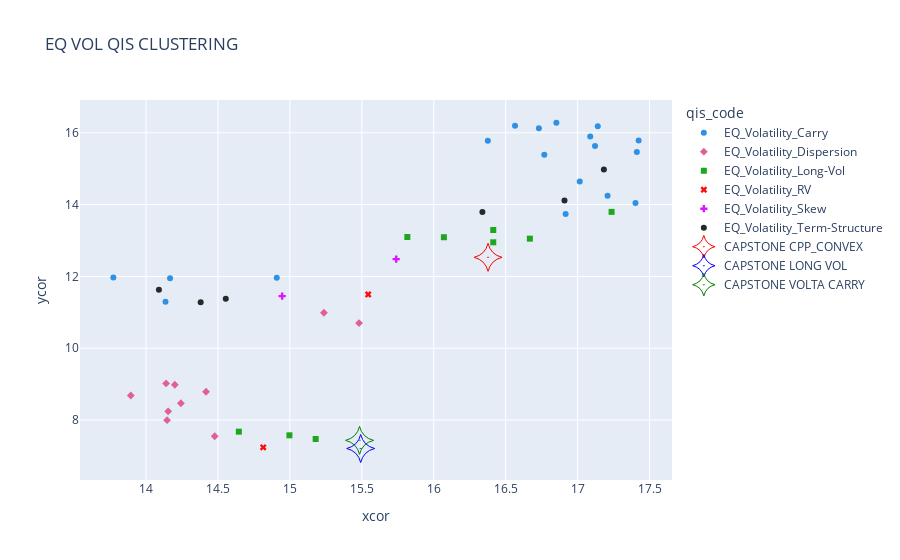

Source (notebook cell):
### Code cell
zdf = udf[(~udf.ticker.isin(['CAPSTONE_CPP_CONVEX', 'CAPSTONE_LONG_VOL', 'CAPSTONE_VOLTA']))].copy()
fig = px.scatter(zdf, x="xcor", y="ycor", hover_data=['ticker', 'qis_code'], color='qis_code', 
                 color_discrete_sequence=px.colors.qualitative.Dark24 , symbol='qis_code', title="EQ VOL QIS CLUSTERING")
fig.add_trace(go.Scatter(mode='markers', x=[udf.loc['CAPSTONE_CPP_CONVEX'].xcor], y=[udf.loc['CAPSTONE_CPP_CONVEX'].ycor],
                         name='CAPSTONE CPP_CONVEX', marker=dict(color='red', size=20, symbol='star-diamond-open-dot')))
fig.add_trace(go.Scatter(mode='markers', x=[udf.loc['CAPSTONE_LONG_VOL'].xcor], y=[udf.loc['CAPSTONE_LONG_VOL'].ycor],
                         name='CAPSTONE LONG VOL', marker=dict(color='blue', size=20, symbol='star-diamond-open-dot')))
fig.add_trace(go.Scatter(mode='markers', x=[udf.loc['CAPSTONE_VOLTA'].xcor], y=[udf.loc['CAPSTONE_VOLTA'].ycor],
                         name='CAPSTONE VOLTA CARRY', marker=dict(color='green', size=20, symbol='star-diamond-open-dot')))
fig.show()

### Figure 1 — Plotly figure (JSON) as saved in the notebook; plotly's stock layout.template omitted (floating-point values rounded to 4 significant figures)
{"data": [{"customdata": [["EQ_Volatility_Carry_1", "EQ_Volatility_Carry"], ["EQ_Volatility_Carry_10", "EQ_Volatility_Carry"], ["EQ_Volatility_Carry_11", "EQ_Volatility_Carry"], ["EQ_Volatility_Carry_18", "EQ_Volatility_Carry"], ["EQ_Volatility_Carry_19", "EQ_Volatility_Carry"], ["EQ_Volatility_Carry_2", "EQ_Volatility_Carry"], ["EQ_Volatility_Carry_21", "EQ_Volatility_Carry"], ["EQ_Volatility_Carry_22", "EQ_Volatility_Carry"], ["EQ_Volatility_Carry_23", "EQ_Volatility_Carry"], ["EQ_Volatility_Carry_3", "EQ_Volatility_Carry"], ["EQ_Volatility_Carry_30", "EQ_Volatility_Carry"], ["EQ_Volatility_Carry_31", "EQ_Volatility_Carry"], ["EQ_Volatility_Carry_4", "EQ_Volatility_Carry"], ["EQ_Volatility_Carry_5", "EQ_Volatility_Carry"], ["EQ_Volatility_Carry_6", "EQ_Volatility_Carry"], ["EQ_Volatility_Carry_7", "EQ_Volatility_Carry"], ["EQ_Volatility_Carry_8", "EQ_Volatility_Carry"], ["EQ_Volatility_Carry_9", "EQ_Volatility_Carry"]], "hovertemplate": "qis_code=%{customdata[1]}<br>xcor=%{x}<br>ycor=%{y}<br>ticker=%{customdata[0]}<extra></extra>", "legendgroup": "EQ_Volatility_Carry", "marker": {"color": "#2E91E5", "symbol": "circle"}, "mode": "markers", "name": "EQ_Volatility_Carry", "orientation": "v", "showlegend": true, "type": "scatter", "x": [13.77, 16.57, 16.77, 14.14, 17.41, 14.17, 14.91, 17.4, 17.02, 16.38, 16.92, 17.21, 16.85, 16.73, 17.14, 17.12, 17.09, 17.42], "xaxis": "x", "y": [11.97, 16.2, 15.39, 11.29, 15.46, 11.95, 11.96, 14.04, 14.65, 15.78, 13.74, 14.25, 16.28, 16.12, 16.18, 15.63, 15.9, 15.79], "yaxis": "y"}, {"customdata": [["EQ_Volatility_Dispersion_33", "EQ_Volatility_Dispersion"], ["EQ_Volatility_Dispersion_34", "EQ_Volatility_Dispersion"], ["EQ_Volatility_Dispersion_35", "EQ_Volatility_Dispersion"], ["EQ_Volatility_Dispersion_36", "EQ_Volatility_Dispersion"], ["EQ_Volatility_Dispersion_38", "EQ_Volatility_Dispersion"], ["EQ_Volatility_Dispersion_39", "EQ_Volatility_Dispersion"], ["EQ_Volatility_Dispersion_40", "EQ_Volatility_Dispersion"], ["EQ_Volatility_Dispersion_41", "EQ_Volatility_Dispersion"], ["EQ_Volatility_Dispersion_42", "EQ_Volatility_Dispersion"], ["EQ_Volatility_Dispersion_43", "EQ_Volatility_Dispersion"]], "hovertemplate": "qis_code=%{customdata[1]}<br>xcor=%{x}<br>ycor=%{y}<br>ticker=%{customdata[0]}<extra></extra>", "legendgroup": "EQ_Volatility_Dispersion", "marker": {"color": "#E15F99", "symbol": "diamond"}, "mode": "markers", "name": "EQ_Volatility_Dispersion", "orientation": "v", "showlegend": true, "type": "scatter", "x": [14.2, 14.42, 14.24, 15.48, 15.24, 14.15, 14.15, 14.14, 14.48, 13.89], "xaxis": "x", "y": [8.984, 8.789, 8.469, 10.7, 10.99, 7.999, 8.243, 9.021, 7.55, 8.684], "yaxis": "y"}, {"customdata": [["EQ_Volatility_Long-Vol_45", "EQ_Volatility_Long-Vol"], ["EQ_Volatility_Long-Vol_55", "EQ_Volatility_Long-Vol"], ["EQ_Volatility_Long-Vol_56", "EQ_Volatility_Long-Vol"], ["EQ_Volatility_Long-Vol_57", "EQ_Volatility_Long-Vol"], ["EQ_Volatility_Long-Vol_58", "EQ_Volatility_Long-Vol"], ["EQ_Volatility_Long-Vol_60", "EQ_Volatility_Long-Vol"], ["EQ_Volatility_Long-Vol_61", "EQ_Volatility_Long-Vol"], ["EQ_Volatility_Long-Vol_62", "EQ_Volatility_Long-Vol"], ["EQ_Volatility_Long-Vol_66", "EQ_Volatility_Long-Vol"]], "hovertemplate": "qis_code=%{customdata[1]}<br>xcor=%{x}<br>ycor=%{y}<br>ticker=%{customdata[0]}<extra></extra>", "legendgroup": "EQ_Volatility_Long-Vol", "marker": {"color": "#1CA71C", "symbol": "square"}, "mode": "markers", "name": "EQ_Volatility_Long-Vol", "orientation": "v", "showlegend": true, "type": "scatter", "x": [16.41, 16.67, 14.65, 16.41, 17.24, 15.82, 15.0, 16.07, 15.18], "xaxis": "x", "y": [12.95, 13.05, 7.678, 13.29, 13.8, 13.1, 7.576, 13.09, 7.474], "yaxis": "y"}, {"customdata": [["EQ_Volatility_RV_67", "EQ_Volatility_RV"], ["EQ_Volatility_RV_68", "EQ_Volatility_RV"]], "hovertemplate": "qis_code=%{customdata[1]}<br>xcor=%{x}<br>ycor=%{y}<br>ticker=%{customdata[0]}<extra></extra>", "legendgroup": "EQ_Volatility_RV", "marker": {"color": "#FB0D0D", "symbol": "x"}, "mode": "markers", "name": "EQ_Volatility_RV", "orientation": "v", "showlegend": true, "type": "scatter", "x": [15.54, 14.81], "xaxis": "x", "y": [11.5, 7.241], "yaxis": "y"}, {"customdata": [["EQ_Volatility_Skew_69", "EQ_Volatility_Skew"], ["EQ_Volatility_Skew_70", "EQ_Volatility_Skew"]], "hovertemplate": "qis_code=%{customdata[1]}<br>xcor=%{x}<br>ycor=%{y}<br>ticker=%{customdata[0]}<extra></extra>", "legendgroup": "EQ_Volatility_Skew", "marker": {"color": "#DA16FF", "symbol": "cross"}, "mode": "markers", "name": "EQ_Volatility_Skew", "orientation": "v", "showlegend": true, "type": "scatter", "x": [15.74, 14.95], "xaxis": "x", "y": [12.48, 11.45], "yaxis": "y"}, {"customdata": [["EQ_Volatility_Term-Structure_73", "EQ_Volatility_Term-Structure"], ["EQ_Volatility_Term-Structure_75", "EQ_Volatility_Term-Structure"], ["EQ_Volatility_Term-Structure_76", "EQ_Volatility_Term-Structure"], ["EQ_Volatility_Term-Structure_77", "EQ_Volatility_Term-Structure"], ["EQ_Volatility_Term-Structure_78", "EQ_Volatility_Term-Structure"], ["EQ_Volatility_Term-Structure_79", "EQ_Volatility_Term-Structure"]], "hovertemplate": "qis_code=%{customdata[1]}<br>xcor=%{x}<br>ycor=%{y}<br>ticker=%{customdata[0]}<extra></extra>", "legendgroup": "EQ_Volatility_Term-Structure", "marker": {"color": "#222A2A", "symbol": "circle"}, "mode": "markers", "name": "EQ_Volatility_Term-Structure", "orientation": "v", "showlegend": true, "type": "scatter", "x": [14.09, 16.91, 16.34, 17.18, 14.38, 14.55], "xaxis": "x", "y": [11.63, 14.11, 13.79, 14.98, 11.28, 11.38], "yaxis": "y"}, {"marker": {"color": "red", "size": 20, "symbol": "star-diamond-open-dot"}, "mode": "markers", "name": "CAPSTONE CPP_CONVEX", "type": "scatter", "x": [16.38], "y": [12.53]}, {"marker": {"color": "blue", "size": 20, "symbol": "star-diamond-open-dot"}, "mode": "markers", "name": "CAPSTONE LONG VOL", "type": "scatter", "x": [15.49], "y": [7.209]}, {"marker": {"color": "green", "size": 20, "symbol": "star-diamond-open-dot"}, "mode": "markers", "name": "CAPSTONE VOLTA CARRY", "type": "scatter", "x": [15.48], "y": [7.435]}], "layout": {"legend": {"title": {"text": "qis_code"}, "tracegroupgap": 0}, "title": {"text": "EQ VOL QIS CLUSTERING"}, "xaxis": {"anchor": "y", "domain": [0, 1], "title": {"text": "xcor"}}, "yaxis": {"anchor": "x", "domain": [0, 1], "title": {"text": "ycor"}}}}
